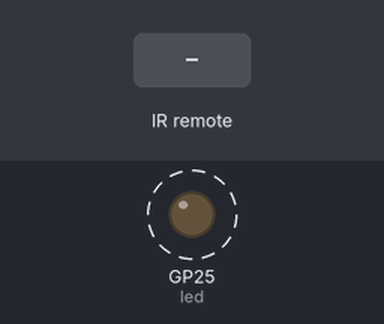
Simulated run of this program. Board: Raspberry Pi Pico running MicroPython. Shown: output pins drawn as LEDs (lit = HIGH). Dashed ring = blinking. The inputs (shaded band) are chosen by the test bench. What the program prints to the serial console is not drawn.

Above: at 1.2 s.
1.3 s: infrared code 0x45 received
4.3 s: infrared code 0x0C received
Timing chart, 0 to 13.3 s (numbered marks = the images above; inputs shaded):
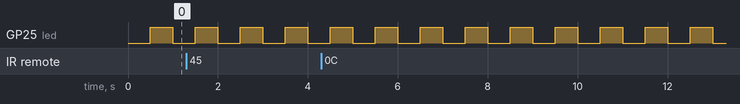

Measured:
- by itself, GP25 (led): alternates HIGH for 0.50 s and LOW for 0.50 s

The program:

rx.py
```python
import time
from machine import Pin
from ir_rx.nec import SAMSUNG

led = Pin("LED", Pin.OUT)

def callback(data, addr, ctrl):
    if data < 0:
        print("Repeat code")
    else:
        print("Data {:02x} Address {:04x}".format(data, addr))

nec = SAMSUNG(Pin(16, Pin.IN), callback)

while True:
    time.sleep_ms(500)
    led.toggle()
```
